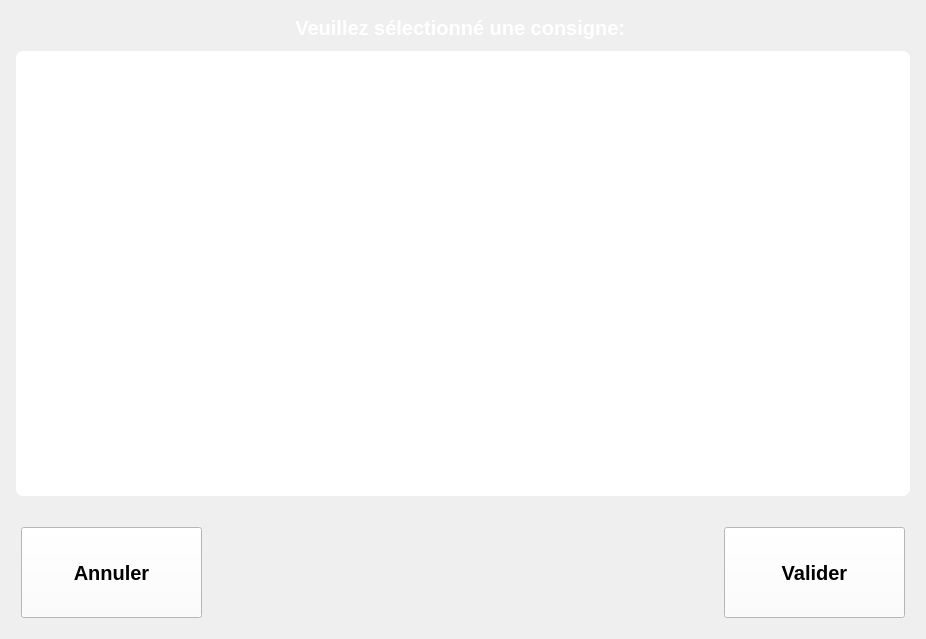
       <widget class="QWidget" name="P_changebox">
        <layout class="QGridLayout" name="gridLayout_3">
         <item row="0" column="0">
          <layout class="QVBoxLayout" name="verticalLayout_3">
           <property name="margin">
            <number>5</number>
           </property>
           <item>
            <widget class="QLabel" name="label_selectionbox">
             <property name="font">
              <font>
               <pointsize>15</pointsize>
               <weight>75</weight>
               <bold>true</bold>
              </font>
             </property>
             <property name="styleSheet">
              <string notr="true">color: rgb(255, 255, 255);</string>
             </property>
             <property name="text">
              <string>Veuillez sélectionné une consigne: </string>
             </property>
             <property name="alignment">
              <set>Qt::AlignCenter</set>
             </property>
            </widget>
           </item>
           <item>
            <spacer name="verticalSpacer_3">
             <property name="orientation">
              <enum>Qt::Vertical</enum>
             </property>
             <property name="sizeType">
              <enum>QSizePolicy::Fixed</enum>
             </property>
             <property name="sizeHint" stdset="0">
              <size>
               <width>20</width>
               <height>5</height>
              </size>
             </property>
            </spacer>
           </item>
           <item>
            <widget class="QGraphicsView" name="graphicsView">
             <property name="minimumSize">
              <size>
               <width>894</width>
               <height>445</height>
              </size>
             </property>
             <property name="font">
              <font>
               <pointsize>11</pointsize>
              </font>
             </property>
             <property name="styleSheet">
              <string notr="true">background-color: rgb(255, 255, 255);
border-radius:7px;</string>
             </property>
            </widget>
           </item>
           <item>
            <spacer name="verticalSpacer_2">
             <property name="orientation">
              <enum>Qt::Vertical</enum>
             </property>
             <property name="sizeType">
              <enum>QSizePolicy::Fixed</enum>
             </property>
             <property name="sizeHint" stdset="0">
              <size>
               <width>20</width>
               <height>20</height>
              </size>
             </property>
            </spacer>
           </item>
           <item>
            <layout class="QHBoxLayout" name="horizontalLayout_4">
             <property name="margin">
              <number>5</number>
             </property>
             <item>
              <widget class="QPushButton" name="B_Cancel_Selectbox">
               <property name="minimumSize">
                <size>
                 <width>181</width>
                 <height>91</height>
                </size>
               </property>
               <property name="maximumSize">
                <size>
                 <width>181</width>
                 <height>91</height>
                </size>
               </property>
               <property name="font">
                <font>
                 <pointsize>15</pointsize>
                 <weight>75</weight>
                 <bold>true</bold>
                </font>
               </property>
               <property name="styleSheet">
                <string notr="true">QPushButton{
 background-color: rgb(255, 255, 255);
}

QPushButton:pressed{ 
	background-color: rgb(222, 222, 222);
}</string>
               </property>
               <property name="text">
                <string>Annuler</string>
               </property>
              </widget>
             </item>
             <item>
              <spacer name="horizontalSpacer_6">
               <property name="orientation">
                <enum>Qt::Horizontal</enum>
               </property>
               <property name="sizeHint" stdset="0">
                <size>
                 <width>40</width>
                 <height>20</height>
                </size>
               </property>
              </spacer>
             </item>
             <item>
              <widget class="QPushButton" name="B_Valid">
               <property name="minimumSize">
                <size>
                 <width>181</width>
                 <height>91</height>
                </size>
               </property>
               <property name="maximumSize">
                <size>
                 <width>181</width>
                 <height>91</height>
                </size>
               </property>
               <property name="font">
                <font>
                 <pointsize>15</pointsize>
                 <weight>75</weight>
                 <bold>true</bold>
                </font>
               </property>
               <property name="styleSheet">
                <string notr="true">QPushButton{
 background-color: rgb(255, 255, 255);
}

QPushButton:pressed{ 
	background-color: rgb(222, 222, 222);
}</string>
               </property>
               <property name="text">
                <string>Valider</string>
               </property>
              </widget>
             </item>
            </layout>
           </item>
          </layout>
         </item>
        </layout>
       </widget>
